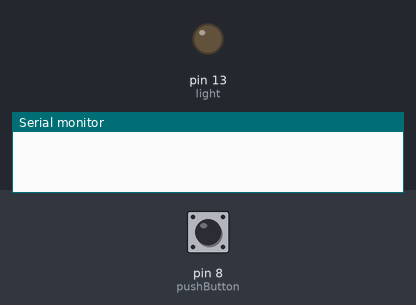
Simulated run of this sketch. Board: Arduino Uno, built with avr-gcc and run on an emulated ATmega328P. On the bench: output pins drawn as LEDs (lit = HIGH), the last lines printed to the serial monitor. Inputs (shaded band) come from the test bench; at power-on: pin 8 (pushButton) LOW.

Above: at 1.2 s.
1.3 s: pin 8 (pushButton) pulled HIGH for 3.2 s
At 5.1 s:
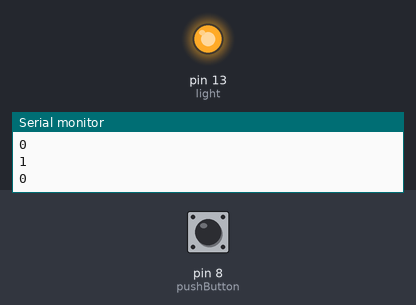
6.0 s: pin 8 (pushButton) pulled HIGH for 0.15 s
At 6.3 s:
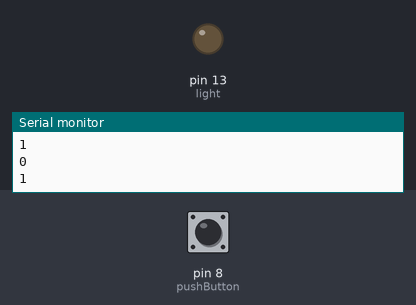
Timing chart, 0 to 9.0 s (numbered marks = the images above; inputs shaded):
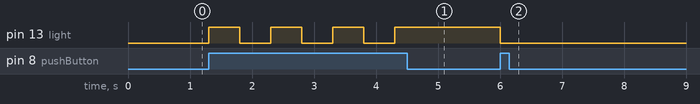

The sketch:

Project.ino
```cpp
/*
 * NEED:
 * ALARM(sound speaker of somesort)
 * LIGHTS
 * READ DATE, TIME,WEATHER
 * SMOKE/FIRE DETECTION
 * ALERT ON PHONE
 */


int pushButton = 8; //switch digital input pin
int ButtonState =0; //will start 0 when not pressed
int LightState = 0; // initialize

void setup() {
  pinMode(13, OUTPUT);//light

  pinMode(pushButton, INPUT); //switch

  Serial.begin(9600);// show states
}


void loop(){
  int ButtonState = digitalRead(pushButton);

  if(ButtonState == HIGH){
  // the button is pressed
  LightState = digitalRead(13);
  Serial.println(LightState);
    if (LightState==0){// the light is off

      digitalWrite(13, HIGH); //when light is off, turn it on

    }
    else{// the light is on

      // when light is on, turn it off
      digitalWrite(13, LOW);


    }
    delay(500);// wait half a second to keep from constant reading... if you hold the button for over half a second it will read the input again!

  }

  /*
   * delay(my timer); will hold time to wait
   *  if (LightState==0){// the light is off

      digitalWrite(13, HIGH); //when light is off, turn it on

    }
   *
   */


}
```

Measured:
- after the input at 1.3 s, pin 13 (light): alternates HIGH for 0.50 s and LOW for 0.50 s, 7 changes in all, then stays HIGH, starting at once
- after the input at 6.0 s, pin 13 (light): HIGH → LOW at once
